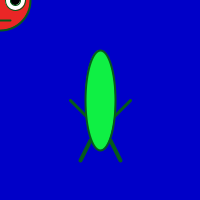
Frame 1 (no input)
Frame 60 (the mouse pressed at the canvas centre just before this capture): identical to frame 1, image omitted
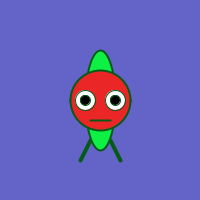
Frame 120 (the mouse held since frame 60 and released just before this capture)

The Processing sketch that drew these frames (run headless with seeded random() and noise(); from frame 60 on, the mouse is pressed at the canvas centre):

// Processing sketch: processing_23549
// ── processing_23549.pde

int x = 100;
int y = 70;

void setup() {
size(200,200);
background(255);
smooth();
}

void draw() {

rectMode(CENTER);
ellipseMode(CENTER);

int x = mouseX;
int y = mouseY;

background(x,y,200);

//legs
stroke(5,90,26);
strokeWeight(4);
line(90,140,80,160);
line(110,140,120,160);

//arms
stroke(5,90,26);
strokeWeight(3);
line(90,120,70,100);
line(110,120,130,100);


//body
strokeWeight(2);
stroke(5,90,26);
fill(15,240,68);
ellipse(100,100,30,100);

//head
strokeWeight(2);
stroke(5,90,26);
fill(234,38,38);
if (mouseX>95 && mouseX<105 && mouseY>55 && mouseY<75) {
  fill(15,240,68);
}
ellipse(x,y,60,60);


//eyes
strokeWeight(1);
fill(255);
ellipse(x-15,y,20,20);
ellipse(x+15,y,20,20);
fill(0);
ellipse(x-15,y,10,10);
ellipse(x+15,y,10,10);

//mouth
strokeWeight(2);
line(x-10,y+20,x+10,y+20);
}
